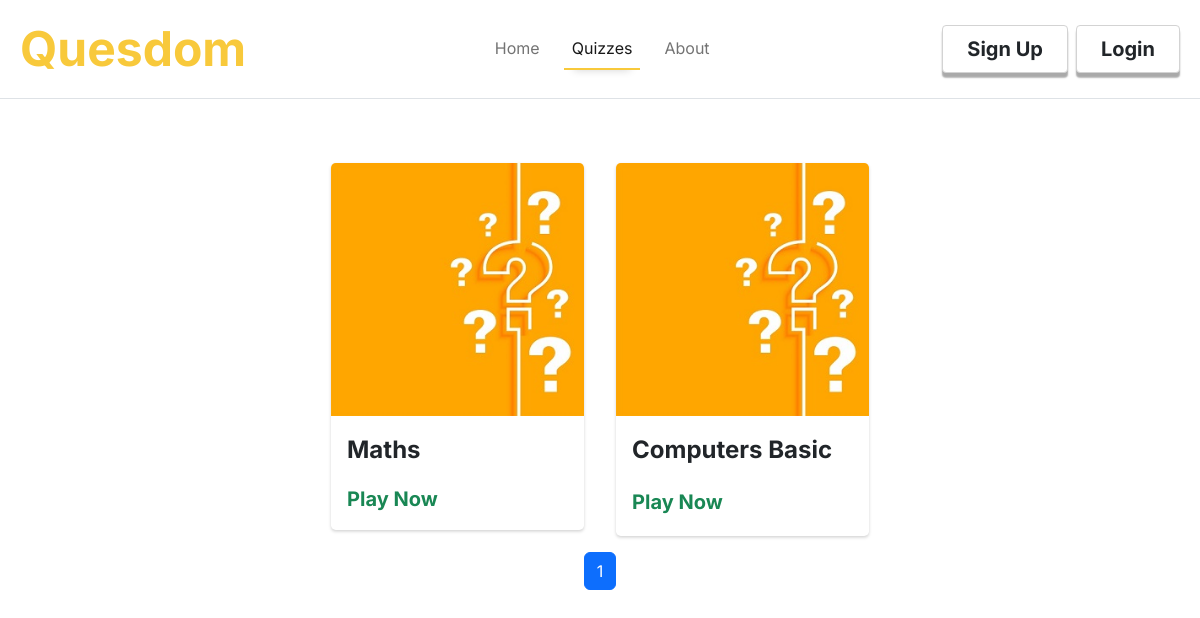
/allquizzes, run on an earlier commit of the app's database.
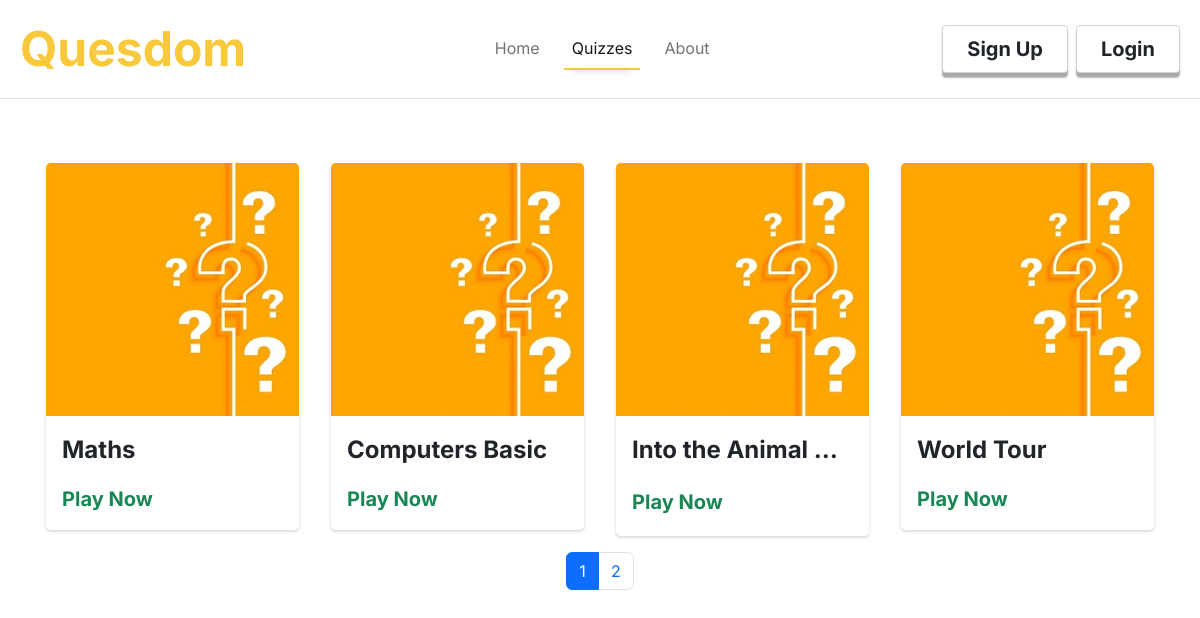
And on a later commit of the database.
### quesdom/models.py (models this page shows, shortened)
class Quizzes(db.Model):
    id = db.Column(db.Integer, primary_key = True)
    quiz_title = db.Column(db.String(30), nullable= False)
    quiz_description = db.Column(db.String(200), nullable=False)
    quiz_category = db.Column(db.String(20), nullable=False)
    quiz_difficulty = db.Column(db.String(10), nullable=False)
    timed = db.Column(db.Boolean, nullable = False)
    date_created = db.Column(db.DateTime, nullable=False, default=datetime.utcnow)
    author = db.Column(db.Integer, db.ForeignKey('users.id'), nullable=False)
    created_by = db.relationship('Users',backref='created_by',lazy=True)
    questions = db.relationship('Questions',backref='contains',cascade="all, delete-orphan",lazy=True)
    class_id = db.Column(db.Integer, db.ForeignKey('classrooms.id'), nullable=True)

### quesdom/routes.py (the view)
@app.route('/allquizzes')
def allquizzes():
    page = request.args.get('page',1, int)
    quizzes = Quizzes.query.filter_by(class_id = None).paginate(per_page = 4,page = page)
    return render_template('allquizzes.html',title='All Quizzes',quizzes=quizzes)

### quesdom/templates/allquizzes.html (shortened to what this page needs)
{%extends "layout.html"%}
{%block content%}
<div class="content-section justify-content-center row pt-md-5">
    {%if quizzes.query.count() == 0 %}
    <div class="col-10 col-md-6 btn btn-lg btn-light p-5 d-flex border justify-content-center mt-5 align-items-center">Quizzes will be added soon</div>
    {%else%}
    {%for quiz in quizzes.items%}
        <div class="col-10 col-sm-6 col-md-3 p-5 p-md-3">
            <div class="my-card" style="border-radius: 0.3rem; box-shadow: 0 0.1rem 0.2rem 0rem lightgrey; background-color: white;">
                <a href="{{url_for('quizdetails',quiz_id = quiz.id)}}" >
                    <div class="img-section" style="border-radius: 0.3rem 0.3rem 0 0; height: min-content; overflow: hidden;">
                        <img src="../static/quiz.jpg" class="img-fluid" style="width: 100%;"/>
                    </div>
                </a>
                <div class="text-section py-3 mx-3">
                    <a href="{{url_for('quizdetails',quiz_id = quiz.id)}}" class="text-decoration-none">
                        <p class="fs-4 fw-bold text-dark" style="text-overflow:ellipsis; white-space: nowrap; overflow: hidden;">{{quiz.quiz_title}}</p>
                    </a>
                    <div class="w-100 d-flex align-items-center justify-content-between">
                        <a href="{{url_for('playquiz',quiz_id=quiz.id)}}" class="fw-bold fs-5 text-success play-link">Play Now</a>
                        {%if quiz.timed %}
                            <a href="#"  data-bs-toggle="tooltip" data-bs-title="Questions in this quiz must be answered within a certain duration"><i class="ms-2 fs-4 bi bi-stopwatch-fill text-dark"></i>
                            </a>
                        {%endif%}
                    </div>
                </div>
            </div>
        </div>
    {%endfor%}
    <nav aria-label="..." class="d-flex justify-content-center">
        <ul class="pagination">
          {% for page_num in quizzes.iter_pages() %}
            {% if page_num %}
                {% if quizzes.page == page_num %}
                    <li class="page-item"><a class="active page-link" href="{{url_for('allquizzes',page=page_num)}}">{{page_num}}</a></li>
                {% else %}
                    <li class="page-item"><a class="page-link" href="{{url_for('allquizzes',page=page_num)}}">{{page_num}}</a></li>
                {% endif %}
            {% else %}
                <li class="page-item"><span>...</span></li>
            {% endif %}
          {% endfor %}
        </ul>
      </nav>
    {% endif %}
</div>
{%endblock%}

### quesdom/templates/layout.html (shortened to what this page needs)
<!DOCTYPE html>
<html lang="en">
  <head>
    <link rel="stylesheet" href="{{ url_for('static',filename='styles.css') }}"/>
    <link rel="stylesheet" href="{{ url_for('static',filename='../static/bootstrap-icons-1.9.1/bootstrap-icons.css') }}">
    <link href="{{ url_for('static',filename='../static/bootstrap-5.2.0-dist/css/bootstrap.min.css') }}" rel="stylesheet">
  </head>
  <body  style="height: 100vh; font-family: Inter; background-image: url('../static/bubble.png');" onload="adjustLoginBtn();">
    <nav class="px-2 navbar navbar-expand-lg bg-opacity-50 bg-white border-bottom">
      <div class="container-fluid">
        <a class="navbar-brand fw-bolder" href="{{url_for('home')}}"><span class="brand-text">Quesdom</span></a>
        <div class="collapse navbar-collapse" id="navbarSupportedContent">
          <ul class="ms-auto navbar-nav me-auto mb-2 mb-lg-0">
                    <li class="nav-item ">
                      <a class="nav-link {%if title=='Home' %} active {%endif%} text-center" aria-current="page" href="{{url_for('home')}}">Home</a>
                    </li>
                      <li class="nav-item">
                        <a class="nav-link {%if title=='All Quizzes' %} active {%endif%} text-center mx-3" href="{{url_for('allquizzes')}}">Quizzes</a>
                      </li>
                      <li class="nav-item">
                        <a class="nav-link {%if title=='About Page' %} active {%endif%} text-center" href="{{url_for('about')}}">About</a>
                      </li>
          </ul>
            {% if current_user.is_authenticated %}
              <div class="login-btn d-flex justify-content-center">
                <a style="border: 1px solid lightgrey; transition: 0.2s;" class="bg-white login-btn-inner fw-bold px-4 py-2  text-dark btn fs-5 rounded-1 me-2" type="button" href="
                {%if current_user.role == 'Admin'%}
                  {{url_for('admin_indexquiz')}}
                {%elif current_user.role == 'Teacher'%}
                  {{url_for('teacher_indexclassrooms')}}
                {%elif current_user.role == 'Player'%}
                  {{url_for('player_account')}}
                {%else%}
                  {{url_for('student_account')}}
                {%endif%}
                  ">Dashboard</a>
                <a style="border: 1px solid lightgrey; transition: 0.2s;" class="bg-white login-btn-inner fw-bold px-4 py-2 btn text-dark fs-5 rounded-1 me-2" type="button" href="{{url_for('logout')}}">Logout</a>
              </div>
            {% else %}
              <div class="login-btn d-flex justify-content-center">
                <a style="border: 1px solid lightgrey; transition: 0.2s;" class="bg-white login-btn-inner fw-bold px-4 py-2 btn text-dark fs-5 rounded-1 me-2" type="button" href="{{url_for('registertype')}}">Sign Up</a>
                <a style="border: 1px solid lightgrey; transition: 0.2s;" class="bg-white login-btn-inner fw-bold px-4 py-2 btn text-dark fs-5 rounded-1" type="button" href="{{url_for('login')}}">Login</a>
              </div>
            {%endif%}
      </div>
    </nav>
    <div class="container">
            {%block content%}{%endblock%}
          </div>
</body>
</html>

### quesdom/static/styles.css (style rules this page uses)
:root { --main-color: rgb(248,201,59); }
.nav-link { border-bottom: 2px solid darkgrey; }
.brand-text { font-size: 3rem; color: var(--main-color); }
.login-btn-inner { box-shadow: 0 0.3rem 0.1rem 0 darkgrey; }
@media (min-width: 1200px) { .nav-link.active { border-bottom: 2px solid var(--main-color); box-shadow: 0 10px 0.5rem -10px lightgrey; } }
@media (max-width: 1200px) { .nav-link { border-bottom: none; } }
@media (max-width: 1200px) { .navbar { border-bottom: 1px solid lightgrey; } }
.play-link { text-decoration: none; }
.my-card { transition: 0.3s; cursor: pointer; }

What changed in the data, as far as the page shows it:
changed Quizzes "Computers Basic": timed True → False (drawn)
added Quizzes: quiz_title "Into the Animal…", timed True (drawn)
added Quizzes: quiz_title "World Tour"
Also different on the page:
new list line: "2"
